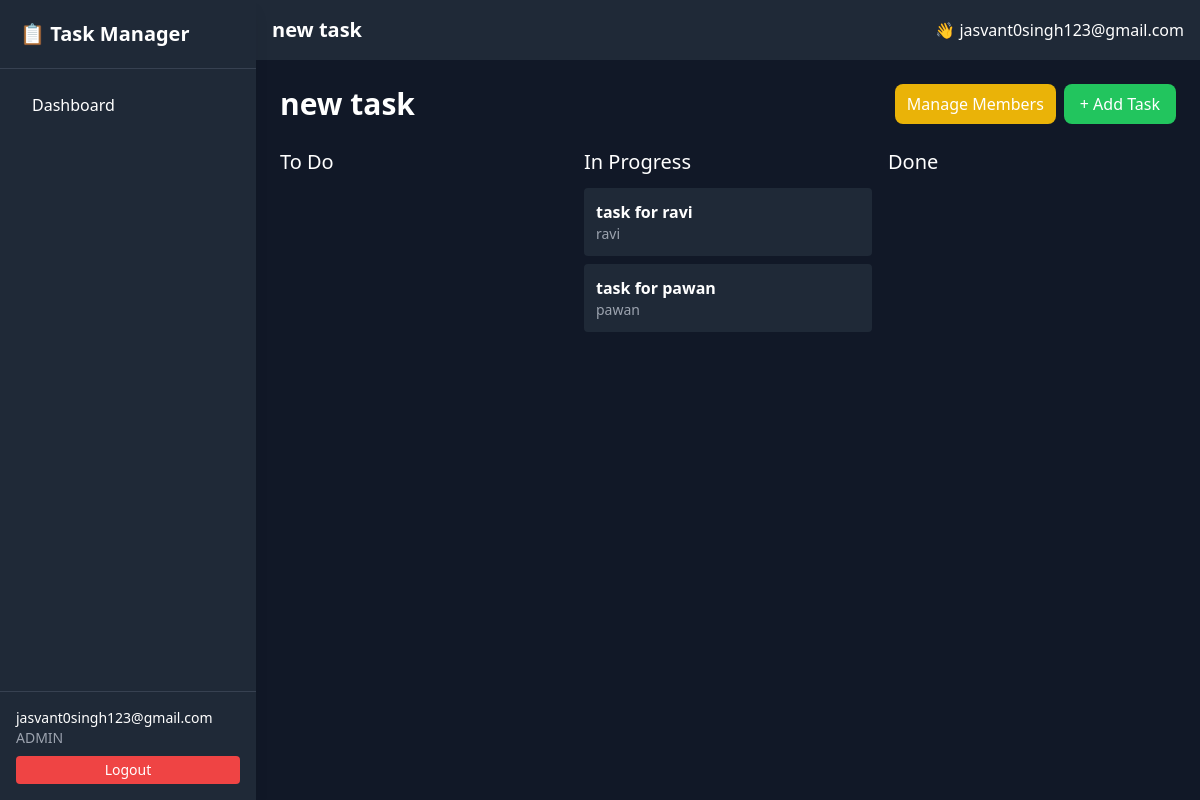
Page /project/1/ (signed in) on the committed database.
### app/models.py (models this page shows, shortened)
class User(AbstractUser):
    ROLE_CHOICES = (
        ('ADMIN', 'Admin'),
        ('MEMBER', 'Member'),
    )
    role = models.CharField(max_length=10, choices=ROLE_CHOICES, default='MEMBER')

class Project(models.Model):
    name = models.CharField(max_length=255)
    description = models.TextField(blank=True)
    created_by = models.ForeignKey(User, on_delete=models.CASCADE, related_name='created_projects')
    members = models.ManyToManyField(User, related_name='projects')
    created_at = models.DateTimeField(auto_now_add=True)

class Task(models.Model):
    STATUS_CHOICES = (
        ('TODO', 'To Do'),
        ('IN_PROGRESS', 'In Progress'),
        ('DONE', 'Done'),
    )
    PRIORITY_CHOICES = (
        ('LOW', 'Low'),
        ('MEDIUM', 'Medium'),
        ('HIGH', 'High'),
    )
    title = models.CharField(max_length=255)
    description = models.TextField()
    due_date = models.DateField()
    priority = models.CharField(max_length=10, choices=PRIORITY_CHOICES)
    status = models.CharField(max_length=15, choices=STATUS_CHOICES, default='TODO')
    project = models.ForeignKey(Project, on_delete=models.CASCADE, related_name='tasks')
    assigned_to = models.ForeignKey(User, on_delete=models.CASCADE, related_name='tasks')
    created_at = models.DateTimeField(auto_now_add=True)

### app/views.py (the view)
# urls.py: path('project/<int:project_id>/', project_detail, name="project_detail"),
@login_required
def project_detail(request, project_id):
    project = Project.objects.get(id=project_id)
    if request.user not in project.members.all():
        return redirect("dashboard")
    tasks = project.tasks.all()
    if request.user.role == "MEMBER":
        tasks = tasks.filter(assigned_to=request.user)
    return render(request, "project_detail.html", {
        "project": project,
        "tasks": tasks
    })

### app/templates/project_detail.html (shortened to what this page needs)
{% extends "base.html" %}
{% block page_title %}{{ project.name }}{% endblock %}
{% block content %}
<div class="w-full max-w-6xl">
    <div class="flex justify-between items-center mb-6">
        <h1 class="text-3xl font-bold">{{ project.name }}</h1>
        <div class="flex gap-2">
            {% if request.user == project.created_by %}
            <a href="/project/{{ project.id }}/members/"
            class="bg-yellow-500 px-3 py-2 rounded-lg">
                Manage Members
            </a>
            {% endif %}
            {% if request.user.role == "ADMIN" %}
            <a href="/create-task/{{ project.id }}/"
            class="bg-green-500 px-4 py-2 rounded-lg">
                + Add Task
            </a>
            {% endif %}
        </div>
    </div>
    <div class="grid grid-cols-1 md:grid-cols-3 gap-4">
        <div>
            <h2 class="text-xl mb-3">To Do</h2>
        </div>
        <div>
            <h2 class="text-xl mb-3">In Progress</h2>
            {% for task in tasks %}
                {% if task.status == "IN_PROGRESS" %}
                    <div class="bg-gray-800 p-3 mb-2 rounded">
                        <p class="font-semibold">{{ task.title }}</p>
                        <p class="text-sm text-gray-400">{{ task.assigned_to.username }}</p>
                    </div>
                {% endif %}
            {% endfor %}
        </div>
        <div>
            <h2 class="text-xl mb-3">Done</h2>
        </div>
    </div>
</div>
{% endblock %}

### app/templates/base.html (shortened to what this page needs)
{% load static tailwind_tags %}
<!DOCTYPE html>
<html lang="en">
<head>
    {% tailwind_css %}
</head>
<body x-data="{ sidebarOpen: false }" class="bg-gray-900 text-white">
<aside
    :class="sidebarOpen ? 'translate-x-0' : '-translate-x-full'"
    class="fixed md:translate-x-0 transform top-0 left-0 w-64 h-screen
           bg-gray-800 shadow-lg z-50 flex flex-col
           transition-transform duration-300">
    <div class="p-5 border-b border-gray-700">
        <h1 class="text-xl font-bold">📋 Task Manager</h1>
    </div>
    <nav class="flex-1 p-4 space-y-2">
        <a href="/dashboard/" class="block px-4 py-2 rounded hover:bg-gray-700">
            Dashboard
        </a>
    </nav>
    <div class="p-4 border-t border-gray-700 text-sm">
        <p>{{ request.user.username }}</p>
        <p class="text-gray-400">{{ request.user.role }}</p>
        <form method="post" action="{% url 'logout' %}">
            <button class="mt-2 bg-red-500 px-3 py-1 rounded w-full">
                Logout
            </button>
        </form>
    </div>
</aside>
<main class="md:ml-64 min-h-screen">
    <header class="bg-gray-800 p-4 flex justify-between items-center">
        <h2 class="text-xl font-bold">
            {% block page_title %}{% endblock %}
        </h2>
        <div>
            👋 {{ request.user.username }}
        </div>
    </header>
    <div class="p-6">
        {% block content %}{% endblock %}
    </div>
</main>
</body>
</html>

### rows in the picture
User: user.username "jasvant0singh123@gmail.com", user.role "ADMIN"
Project: name "new task"
Task: title "task for ravi", assigned_to.username "ravi"
Task: title "task for pawan", assigned_to.username "pawan"
